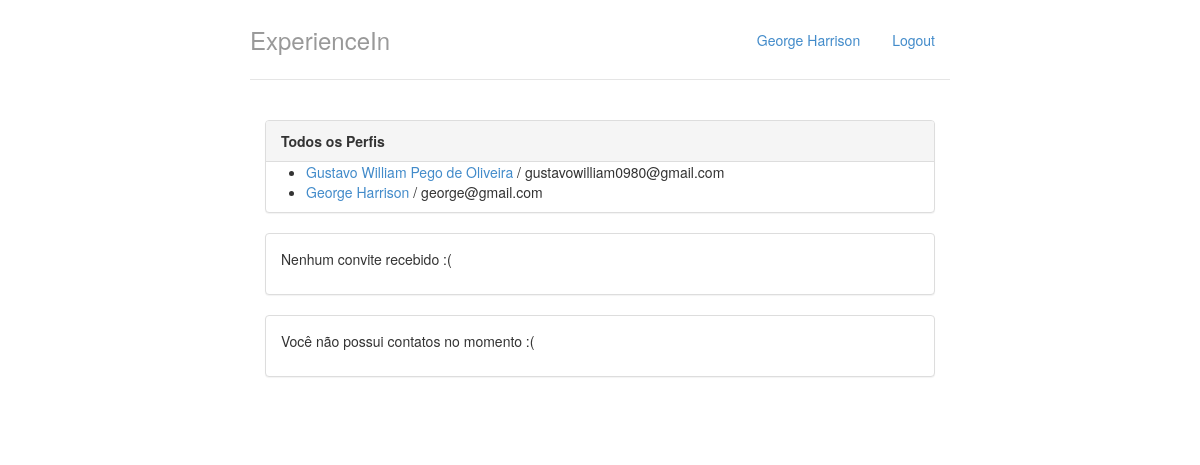
The app's page / (signed in), older data.
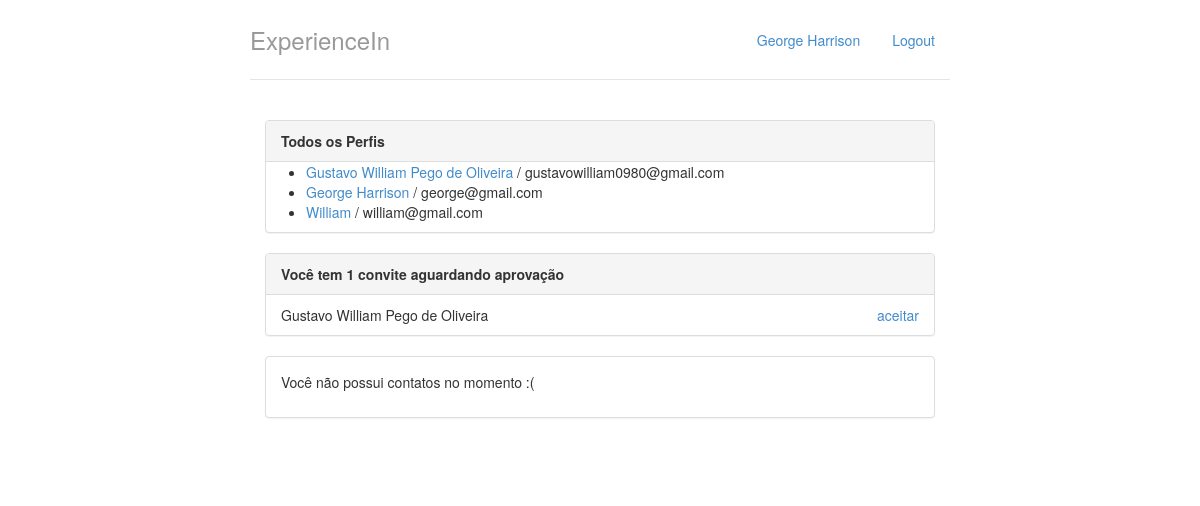
The same page, newer data.
### perfis/models.py (models this page shows, shortened)
class Perfil(models.Model):
    nome = models.CharField(max_length=255, null=False)
    telefone = models.CharField(max_length=15, null=False)
    nome_empresa = models.CharField(max_length=255, null=False)
    contatos = models.ManyToManyField('self')
    usuario = models.OneToOneField(User, on_delete=models.CASCADE, related_name="perfil")
    @property
    def email(self):
        return self.usuario.email

class Convite(models.Model):
   solicitante = models.ForeignKey(Perfil, on_delete=models.CASCADE, related_name='convites_feitos')
   convidado = models.ForeignKey(Perfil, on_delete=models.CASCADE, related_name='convites_recebidos')

### perfis/views.py (the view)
# urls.py: path('', views.index, name='index'),
@login_required
def index(request):
    return render(request, 'index.html', {'perfis' : Perfil.objects.all(), 'perfil_logado' : get_perfil_logado(request)})

### perfis/views.py (called while the page is built)
@login_required
def get_perfil_logado(request):
   return request.user.perfil

### perfis/templates/index.html
{% extends "base.html" %}
{% block body %}
<div class="col-lg-12">
    <div class="panel panel-default">
        <div class="panel-heading">
            <strong>Todos os Perfis</strong>
        </div>
        {% if perfis %}
            <ul>
                {% for perfil in perfis %}
                    <li>
                        <a href="{% url 'exibir' perfil.id %}">{{ perfil.nome }}</a> / {{ perfil.email }}
                    </li>
                {% endfor %}
            </ul>
        {% else %}
            <p>Nenhum Perfil encontrado</p>
        {% endif %}
    </div>
    <div class="panel panel-default">
        {% with total_convites=perfil_logado.convites_recebidos.count %}
        {% if perfil_logado.convites_recebidos.count %}
            <div class="panel-heading">
                 <strong>Você tem {{ total_convites }} convite {{ total_convites | pluralize}} aguardando aprovação</strong>
            </div>
            <ul class="list-group">
                {% for convite in perfil_logado.convites_recebidos.all %}
                    <li class="list-group-item">
                            {{ convite.solicitante.nome }}
                            <a href="{% url 'aceitar' convite.id %}" class="pull-right">aceitar</a>
                    </li>
                {% endfor %}
            </ul>
        {% else %}
            <div class="panel-body">
                <p>Nenhum convite recebido :(</p>
            </div>
        {% endif %}
        {% endwith %}
    </div>
    <div class="panel panel-default">
        {% with total_de_contatos=perfil_logado.contatos.count %}
            {% if total_de_contatos %}
                <div class="panel-heading">
                        <strong>Você tem {{total_de_contatos}} contato{{ total_de_contatos|pluralize }}</strong>
                </div>
                <ul class="list-group">
                    {% for contato in perfil_logado.contatos.all %}
                        <a href="{% url 'exibir' contato.id %}" class="list-group-item">{{ contato.nome }}</a>
                    {% endfor %}
                </ul>
            {% else %}
                <div class="panel-body">
                    <p>Você não possui contatos no momento :(</p>
                </div>
            {% endif %}
        {% endwith %}
      </div>
</div>
{% endblock %}

### perfis/templates/base.html (shortened to what this page needs)
{% load staticfiles %}
<!DOCTYPE html>
<html lang="pt">
  <head>
    <link href="{% static 'styles/bootstrap.css' %}" rel="stylesheet">
    <link href="{% static 'styles/main.css' %}" rel="stylesheet">
  </head>
  <body>
    <div class="container">
      <div class="header">
        <ul class="nav nav-pills pull-right">
          <li class=""><a href="{% url 'index' %}">{{perfil_logado.nome}}</a></li>
          <li class=""><a href="/logout/">Logout</a></li>
        </ul>
        <h3 class="text-muted">ExperienceIn</h3>
      </div>
      <div class="row content">
         {% block body %}
         {% endblock %}
      </div>
    </div>
  </body>
</html>

### perfis/static/styles/main.css (style rules this page uses)
body { padding-top: 20px; padding-bottom: 20px; }
.header, .content, .footer { padding-left: 15px; padding-right: 15px; }
.header { border-bottom: 1px solid #e5e5e5; }
.header h3 { margin-top: 0; margin-bottom: 0; line-height: 40px; padding-bottom: 19px; }
@media (min-width: 768px) { .container { max-width: 730px; } }
.content { margin: 40px 0; }
@media screen and (min-width: 768px) { .header, .content, .footer { padding-left: 0; padding-right: 0; } }
@media screen and (min-width: 768px) { .header { margin-bottom: 30px; } }

Row changes from the older to the newer data that the page shows:
added Perfil: nome "William", email "william@gmail.com"
added Convite: solicitante.nome "Gustavo William Pego de Oliveira"
Text that changed along with them:
{{ total_convites }}: (not shown) → "1"
text no longer shown: "Nenhum convite recebido :("
text now shown: "Você tem convite aguardando aprovação"
